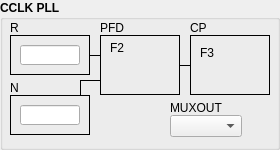
      <widget class="QGroupBox" name="groupBox_7">
       <property name="geometry">
        <rect>
         <x>640</x>
         <y>320</y>
         <width>280</width>
         <height>150</height>
        </rect>
       </property>
       <property name="font">
        <font>
         <weight>75</weight>
         <bold>true</bold>
        </font>
       </property>
       <property name="title">
        <string>CCLK PLL</string>
       </property>
       <widget class="caGraphics" name="caRectangle_28">
        <property name="geometry">
         <rect>
          <x>260</x>
          <y>115</y>
          <width>10</width>
          <height>20</height>
         </rect>
        </property>
        <property name="foreground">
         <color>
          <red>0</red>
          <green>216</green>
          <blue>0</blue>
         </color>
        </property>
        <property name="linestyle" stdset="0">
         <enum>caGraphics::Solid</enum>
        </property>
        <property name="fillstyle" stdset="0">
         <enum>caGraphics::Filled</enum>
        </property>
        <property name="lineColor">
         <color>
          <red>0</red>
          <green>216</green>
          <blue>0</blue>
         </color>
        </property>
        <property name="visibility">
         <enum>caGraphics::IfNotZero</enum>
        </property>
        <property name="channel" stdset="0">
         <string>$(DEV):CCLK-PLL-MUX-OUT</string>
        </property>
        <property name="form">
         <enum>caGraphics::Rectangle</enum>
        </property>
       </widget>
       <widget class="caMenu" name="caMenu_1">
        <property name="geometry">
         <rect>
          <x>170</x>
          <y>115</y>
          <width>69</width>
          <height>20</height>
         </rect>
        </property>
        <property name="font">
         <font>
          <weight>50</weight>
          <bold>false</bold>
         </font>
        </property>
        <property name="sizeAdjustPolicy">
         <enum>QComboBox::AdjustToContents</enum>
        </property>
        <property name="frame">
         <bool>true</bool>
        </property>
        <property name="channel" stdset="0">
         <string>$(DEV):CCLK-PLL-MUX</string>
        </property>
        <property name="colorMode">
         <enum>caMenu::Static</enum>
        </property>
        <property name="foreground">
         <color>
          <red>0</red>
          <green>0</green>
          <blue>0</blue>
         </color>
        </property>
        <property name="background">
         <color>
          <red>187</red>
          <green>187</green>
          <blue>187</blue>
         </color>
        </property>
       </widget>
       <widget class="QFrame" name="frame_13">
        <property name="geometry">
         <rect>
          <x>100</x>
          <y>35</y>
          <width>80</width>
          <height>60</height>
         </rect>
        </property>
        <property name="frameShape">
         <enum>QFrame::Box</enum>
        </property>
        <property name="frameShadow">
         <enum>QFrame::Plain</enum>
        </property>
        <widget class="caChoice" name="caChoice_5">
         <property name="geometry">
          <rect>
           <x>10</x>
           <y>20</y>
           <width>60</width>
           <height>30</height>
          </rect>
         </property>
         <property name="channel" stdset="0">
          <string>$(DEV):CCLK-PLL-F2</string>
         </property>
         <property name="foreground">
          <color>
           <red>0</red>
           <green>0</green>
           <blue>0</blue>
          </color>
         </property>
         <property name="background">
          <color>
           <red>187</red>
           <green>187</green>
           <blue>187</blue>
          </color>
         </property>
         <property name="colorMode">
          <enum>caChoice::Static</enum>
         </property>
         <property name="endBit">
          <number>1</number>
         </property>
         <property name="fontScaleMode">
          <enum>EPushButton::WidthAndHeight</enum>
         </property>
        </widget>
        <widget class="QLabel" name="label_24">
         <property name="geometry">
          <rect>
           <x>10</x>
           <y>5</y>
           <width>60</width>
           <height>15</height>
          </rect>
         </property>
         <property name="sizePolicy">
          <sizepolicy hsizetype="Preferred" vsizetype="Fixed">
           <horstretch>0</horstretch>
           <verstretch>0</verstretch>
          </sizepolicy>
         </property>
         <property name="minimumSize">
          <size>
           <width>0</width>
           <height>15</height>
          </size>
         </property>
         <property name="font">
          <font>
           <weight>50</weight>
           <bold>false</bold>
          </font>
         </property>
         <property name="text">
          <string>F2</string>
         </property>
         <property name="alignment">
          <set>Qt::AlignLeading|Qt::AlignLeft|Qt::AlignVCenter</set>
         </property>
        </widget>
       </widget>
       <widget class="Line" name="line_44">
        <property name="geometry">
         <rect>
          <x>180</x>
          <y>60</y>
          <width>10</width>
          <height>10</height>
         </rect>
        </property>
        <property name="frameShadow">
         <enum>QFrame::Plain</enum>
        </property>
        <property name="lineWidth">
         <number>1</number>
        </property>
        <property name="orientation">
         <enum>Qt::Horizontal</enum>
        </property>
       </widget>
       <widget class="Line" name="line_45">
        <property name="geometry">
         <rect>
          <x>80</x>
          <y>75</y>
          <width>20</width>
          <height>10</height>
         </rect>
        </property>
        <property name="frameShadow">
         <enum>QFrame::Plain</enum>
        </property>
        <property name="lineWidth">
         <number>1</number>
        </property>
        <property name="orientation">
         <enum>Qt::Horizontal</enum>
        </property>
       </widget>
       <widget class="QFrame" name="frame_11">
        <property name="geometry">
         <rect>
          <x>10</x>
          <y>35</y>
          <width>80</width>
          <height>40</height>
         </rect>
        </property>
        <property name="font">
         <font>
          <weight>50</weight>
          <bold>false</bold>
         </font>
        </property>
        <property name="frameShape">
         <enum>QFrame::Box</enum>
        </property>
        <property name="frameShadow">
         <enum>QFrame::Plain</enum>
        </property>
        <widget class="caTextEntry" name="caTextEntry_8">
         <property name="geometry">
          <rect>
           <x>10</x>
           <y>10</y>
           <width>60</width>
           <height>20</height>
          </rect>
         </property>
         <property name="font">
          <font>
           <pointsize>9</pointsize>
          </font>
         </property>
         <property name="channel" stdset="0">
          <string>$(DEV):CCLK-PLL-R</string>
         </property>
         <property name="foreground">
          <color>
           <red>0</red>
           <green>0</green>
           <blue>0</blue>
          </color>
         </property>
         <property name="background">
          <color>
           <red>187</red>
           <green>187</green>
           <blue>187</blue>
          </color>
         </property>
         <property name="colorMode">
          <enum>caLineEdit::Static</enum>
         </property>
         <property name="precisionMode">
          <enum>caLineEdit::Channel</enum>
         </property>
         <property name="limitsMode">
          <enum>caLineEdit::Channel</enum>
         </property>
         <property name="maxValue">
          <double>1.000000000000000</double>
         </property>
         <property name="minValue">
          <double>0.000000000000000</double>
         </property>
         <property name="fontScaleMode">
          <enum>caLineEdit::WidthAndHeight</enum>
         </property>
         <property name="formatType">
          <enum>caLineEdit::decimal</enum>
         </property>
        </widget>
       </widget>
       <widget class="QFrame" name="frame_8">
        <property name="geometry">
         <rect>
          <x>10</x>
          <y>95</y>
          <width>80</width>
          <height>40</height>
         </rect>
        </property>
        <property name="font">
         <font>
          <weight>50</weight>
          <bold>false</bold>
         </font>
        </property>
        <property name="frameShape">
         <enum>QFrame::Box</enum>
        </property>
        <property name="frameShadow">
         <enum>QFrame::Plain</enum>
        </property>
        <widget class="caTextEntry" name="caTextEntry_7">
         <property name="geometry">
          <rect>
           <x>10</x>
           <y>10</y>
           <width>60</width>
           <height>20</height>
          </rect>
         </property>
         <property name="font">
          <font>
           <pointsize>9</pointsize>
          </font>
         </property>
         <property name="channel" stdset="0">
          <string>$(DEV):CCLK-PLL-N</string>
         </property>
         <property name="foreground">
          <color>
           <red>0</red>
           <green>0</green>
           <blue>0</blue>
          </color>
         </property>
         <property name="background">
          <color>
           <red>187</red>
           <green>187</green>
           <blue>187</blue>
          </color>
         </property>
         <property name="colorMode">
          <enum>caLineEdit::Static</enum>
         </property>
         <property name="precisionMode">
          <enum>caLineEdit::Channel</enum>
         </property>
         <property name="limitsMode">
          <enum>caLineEdit::Channel</enum>
         </property>
         <property name="maxValue">
          <double>1.000000000000000</double>
         </property>
         <property name="minValue">
          <double>0.000000000000000</double>
         </property>
         <property name="fontScaleMode">
          <enum>caLineEdit::WidthAndHeight</enum>
         </property>
         <property name="formatType">
          <enum>caLineEdit::decimal</enum>
         </property>
        </widget>
       </widget>
       <widget class="Line" name="line_49">
        <property name="geometry">
         <rect>
          <x>75</x>
          <y>80</y>
          <width>10</width>
          <height>15</height>
         </rect>
        </property>
        <property name="frameShadow">
         <enum>QFrame::Plain</enum>
        </property>
        <property name="lineWidth">
         <number>1</number>
        </property>
        <property name="orientation">
         <enum>Qt::Vertical</enum>
        </property>
       </widget>
       <widget class="QFrame" name="frame_14">
        <property name="geometry">
         <rect>
          <x>190</x>
          <y>35</y>
          <width>80</width>
          <height>60</height>
         </rect>
        </property>
        <property name="font">
         <font>
          <weight>50</weight>
          <bold>false</bold>
         </font>
        </property>
        <property name="frameShape">
         <enum>QFrame::Box</enum>
        </property>
        <property name="frameShadow">
         <enum>QFrame::Plain</enum>
        </property>
        <widget class="caChoice" name="caChoice_4">
         <property name="geometry">
          <rect>
           <x>10</x>
           <y>25</y>
           <width>60</width>
           <height>30</height>
          </rect>
         </property>
         <property name="channel" stdset="0">
          <string>$(DEV):CCLK-PLL-F3</string>
         </property>
         <property name="foreground">
          <color>
           <red>0</red>
           <green>0</green>
           <blue>0</blue>
          </color>
         </property>
         <property name="background">
          <color>
           <red>187</red>
           <green>187</green>
           <blue>187</blue>
          </color>
         </property>
         <property name="colorMode">
          <enum>caChoice::Static</enum>
         </property>
         <property name="endBit">
          <number>1</number>
         </property>
         <property name="fontScaleMode">
          <enum>EPushButton::WidthAndHeight</enum>
         </property>
        </widget>
        <widget class="QLabel" name="label_23">
         <property name="geometry">
          <rect>
           <x>10</x>
           <y>10</y>
           <width>60</width>
           <height>15</height>
          </rect>
         </property>
         <property name="sizePolicy">
          <sizepolicy hsizetype="Preferred" vsizetype="Fixed">
           <horstretch>0</horstretch>
           <verstretch>0</verstretch>
          </sizepolicy>
         </property>
         <property name="minimumSize">
          <size>
           <width>0</width>
           <height>15</height>
          </size>
         </property>
         <property name="font">
          <font>
           <weight>50</weight>
           <bold>false</bold>
          </font>
         </property>
         <property name="text">
          <string>F3</string>
         </property>
         <property name="alignment">
          <set>Qt::AlignLeading|Qt::AlignLeft|Qt::AlignVCenter</set>
         </property>
        </widget>
       </widget>
       <widget class="Line" name="line_43">
        <property name="geometry">
         <rect>
          <x>90</x>
          <y>50</y>
          <width>10</width>
          <height>10</height>
         </rect>
        </property>
        <property name="frameShadow">
         <enum>QFrame::Plain</enum>
        </property>
        <property name="lineWidth">
         <number>1</number>
        </property>
        <property name="orientation">
         <enum>Qt::Horizontal</enum>
        </property>
       </widget>
       <widget class="QLabel" name="label_20">
        <property name="geometry">
         <rect>
          <x>170</x>
          <y>100</y>
          <width>60</width>
          <height>15</height>
         </rect>
        </property>
        <property name="sizePolicy">
         <sizepolicy hsizetype="Preferred" vsizetype="Fixed">
          <horstretch>0</horstretch>
          <verstretch>0</verstretch>
         </sizepolicy>
        </property>
        <property name="minimumSize">
         <size>
          <width>0</width>
          <height>15</height>
         </size>
        </property>
        <property name="font">
         <font>
          <weight>50</weight>
          <bold>false</bold>
         </font>
        </property>
        <property name="text">
         <string>MUXOUT</string>
        </property>
        <property name="alignment">
         <set>Qt::AlignLeading|Qt::AlignLeft|Qt::AlignVCenter</set>
        </property>
       </widget>
       <widget class="QLabel" name="label_21">
        <property name="geometry">
         <rect>
          <x>100</x>
          <y>20</y>
          <width>60</width>
          <height>15</height>
         </rect>
        </property>
        <property name="sizePolicy">
         <sizepolicy hsizetype="Preferred" vsizetype="Fixed">
          <horstretch>0</horstretch>
          <verstretch>0</verstretch>
         </sizepolicy>
        </property>
        <property name="minimumSize">
         <size>
          <width>0</width>
          <height>15</height>
         </size>
        </property>
        <property name="font">
         <font>
          <weight>50</weight>
          <bold>false</bold>
         </font>
        </property>
        <property name="text">
         <string>PFD</string>
        </property>
        <property name="alignment">
         <set>Qt::AlignLeading|Qt::AlignLeft|Qt::AlignVCenter</set>
        </property>
       </widget>
       <widget class="QLabel" name="label_22">
        <property name="geometry">
         <rect>
          <x>190</x>
          <y>20</y>
          <width>60</width>
          <height>15</height>
         </rect>
        </property>
        <property name="sizePolicy">
         <sizepolicy hsizetype="Preferred" vsizetype="Fixed">
          <horstretch>0</horstretch>
          <verstretch>0</verstretch>
         </sizepolicy>
        </property>
        <property name="minimumSize">
         <size>
          <width>0</width>
          <height>15</height>
         </size>
        </property>
        <property name="font">
         <font>
          <weight>50</weight>
          <bold>false</bold>
         </font>
        </property>
        <property name="text">
         <string>CP</string>
        </property>
        <property name="alignment">
         <set>Qt::AlignLeading|Qt::AlignLeft|Qt::AlignVCenter</set>
        </property>
       </widget>
       <widget class="QLabel" name="label_25">
        <property name="geometry">
         <rect>
          <x>10</x>
          <y>20</y>
          <width>60</width>
          <height>15</height>
         </rect>
        </property>
        <property name="sizePolicy">
         <sizepolicy hsizetype="Preferred" vsizetype="Fixed">
          <horstretch>0</horstretch>
          <verstretch>0</verstretch>
         </sizepolicy>
        </property>
        <property name="minimumSize">
         <size>
          <width>0</width>
          <height>15</height>
         </size>
        </property>
        <property name="font">
         <font>
          <weight>50</weight>
          <bold>false</bold>
         </font>
        </property>
        <property name="text">
         <string>R</string>
        </property>
        <property name="alignment">
         <set>Qt::AlignLeading|Qt::AlignLeft|Qt::AlignVCenter</set>
        </property>
       </widget>
       <widget class="QLabel" name="label_26">
        <property name="geometry">
         <rect>
          <x>10</x>
          <y>80</y>
          <width>60</width>
          <height>15</height>
         </rect>
        </property>
        <property name="sizePolicy">
         <sizepolicy hsizetype="Preferred" vsizetype="Fixed">
          <horstretch>0</horstretch>
          <verstretch>0</verstretch>
         </sizepolicy>
        </property>
        <property name="minimumSize">
         <size>
          <width>0</width>
          <height>15</height>
         </size>
        </property>
        <property name="font">
         <font>
          <weight>50</weight>
          <bold>false</bold>
         </font>
        </property>
        <property name="text">
         <string>N</string>
        </property>
        <property name="alignment">
         <set>Qt::AlignLeading|Qt::AlignLeft|Qt::AlignVCenter</set>
        </property>
       </widget>
      </widget>
